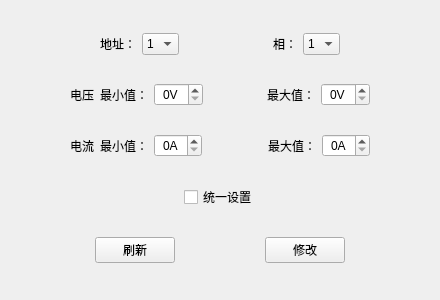
<?xml version="1.0" encoding="UTF-8"?>
<ui version="4.0">
 <class>IN_SetThresholdWid</class>
 <widget class="QWidget" name="IN_SetThresholdWid">
  <property name="geometry">
   <rect>
    <x>0</x>
    <y>0</y>
    <width>440</width>
    <height>300</height>
   </rect>
  </property>
  <property name="windowTitle">
   <string>Form</string>
  </property>
  <layout class="QVBoxLayout" name="verticalLayout">
   <item>
    <layout class="QHBoxLayout" name="horizontalLayout">
     <item>
      <spacer name="horizontalSpacer_6">
       <property name="orientation">
        <enum>Qt::Horizontal</enum>
       </property>
       <property name="sizeHint" stdset="0">
        <size>
         <width>40</width>
         <height>20</height>
        </size>
       </property>
      </spacer>
     </item>
     <item>
      <widget class="QLabel" name="label">
       <property name="text">
        <string>地址：</string>
       </property>
      </widget>
     </item>
     <item>
      <widget class="QComboBox" name="addrBox">
       <item>
        <property name="text">
         <string>1</string>
        </property>
       </item>
       <item>
        <property name="text">
         <string>2</string>
        </property>
       </item>
       <item>
        <property name="text">
         <string>3</string>
        </property>
       </item>
      </widget>
     </item>
     <item>
      <spacer name="horizontalSpacer_7">
       <property name="orientation">
        <enum>Qt::Horizontal</enum>
       </property>
       <property name="sizeHint" stdset="0">
        <size>
         <width>40</width>
         <height>20</height>
        </size>
       </property>
      </spacer>
     </item>
     <item>
      <widget class="QLabel" name="label_2">
       <property name="text">
        <string>相：</string>
       </property>
      </widget>
     </item>
     <item>
      <widget class="QComboBox" name="lineBox">
       <item>
        <property name="text">
         <string>1</string>
        </property>
       </item>
       <item>
        <property name="text">
         <string>2</string>
        </property>
       </item>
       <item>
        <property name="text">
         <string>3</string>
        </property>
       </item>
       <item>
        <property name="text">
         <string>4</string>
        </property>
       </item>
       <item>
        <property name="text">
         <string>5</string>
        </property>
       </item>
       <item>
        <property name="text">
         <string>6</string>
        </property>
       </item>
       <item>
        <property name="text">
         <string>7</string>
        </property>
       </item>
       <item>
        <property name="text">
         <string>8</string>
        </property>
       </item>
       <item>
        <property name="text">
         <string>9</string>
        </property>
       </item>
      </widget>
     </item>
     <item>
      <spacer name="horizontalSpacer_8">
       <property name="orientation">
        <enum>Qt::Horizontal</enum>
       </property>
       <property name="sizeHint" stdset="0">
        <size>
         <width>40</width>
         <height>20</height>
        </size>
       </property>
      </spacer>
     </item>
    </layout>
   </item>
   <item>
    <layout class="QHBoxLayout" name="horizontalLayout_2">
     <item>
      <spacer name="horizontalSpacer_9">
       <property name="orientation">
        <enum>Qt::Horizontal</enum>
       </property>
       <property name="sizeHint" stdset="0">
        <size>
         <width>40</width>
         <height>20</height>
        </size>
       </property>
      </spacer>
     </item>
     <item>
      <widget class="QLabel" name="label_5">
       <property name="text">
        <string>电压</string>
       </property>
      </widget>
     </item>
     <item>
      <widget class="QLabel" name="label_4">
       <property name="text">
        <string>最小值：</string>
       </property>
      </widget>
     </item>
     <item>
      <widget class="QSpinBox" name="volMinBox">
       <property name="alignment">
        <set>Qt::AlignCenter</set>
       </property>
       <property name="suffix">
        <string>V</string>
       </property>
       <property name="prefix">
        <string/>
       </property>
      </widget>
     </item>
     <item>
      <spacer name="horizontalSpacer_10">
       <property name="orientation">
        <enum>Qt::Horizontal</enum>
       </property>
       <property name="sizeHint" stdset="0">
        <size>
         <width>40</width>
         <height>20</height>
        </size>
       </property>
      </spacer>
     </item>
     <item>
      <widget class="QLabel" name="label_3">
       <property name="text">
        <string>最大值：</string>
       </property>
      </widget>
     </item>
     <item>
      <widget class="QSpinBox" name="volMaxBox">
       <property name="alignment">
        <set>Qt::AlignCenter</set>
       </property>
       <property name="suffix">
        <string>V</string>
       </property>
      </widget>
     </item>
     <item>
      <spacer name="horizontalSpacer_11">
       <property name="orientation">
        <enum>Qt::Horizontal</enum>
       </property>
       <property name="sizeHint" stdset="0">
        <size>
         <width>40</width>
         <height>20</height>
        </size>
       </property>
      </spacer>
     </item>
    </layout>
   </item>
   <item>
    <layout class="QHBoxLayout" name="horizontalLayout_3">
     <item>
      <spacer name="horizontalSpacer_12">
       <property name="orientation">
        <enum>Qt::Horizontal</enum>
       </property>
       <property name="sizeHint" stdset="0">
        <size>
         <width>40</width>
         <height>20</height>
        </size>
       </property>
      </spacer>
     </item>
     <item>
      <widget class="QLabel" name="label_6">
       <property name="text">
        <string>电流</string>
       </property>
      </widget>
     </item>
     <item>
      <widget class="QLabel" name="label_8">
       <property name="text">
        <string>最小值：</string>
       </property>
      </widget>
     </item>
     <item>
      <widget class="QSpinBox" name="curMinBox">
       <property name="alignment">
        <set>Qt::AlignCenter</set>
       </property>
       <property name="suffix">
        <string>A</string>
       </property>
       <property name="prefix">
        <string/>
       </property>
      </widget>
     </item>
     <item>
      <spacer name="horizontalSpacer_13">
       <property name="orientation">
        <enum>Qt::Horizontal</enum>
       </property>
       <property name="sizeHint" stdset="0">
        <size>
         <width>40</width>
         <height>20</height>
        </size>
       </property>
      </spacer>
     </item>
     <item>
      <widget class="QLabel" name="label_7">
       <property name="text">
        <string>最大值：</string>
       </property>
      </widget>
     </item>
     <item>
      <widget class="QSpinBox" name="curMaxBox">
       <property name="alignment">
        <set>Qt::AlignCenter</set>
       </property>
       <property name="suffix">
        <string>A</string>
       </property>
      </widget>
     </item>
     <item>
      <spacer name="horizontalSpacer_14">
       <property name="orientation">
        <enum>Qt::Horizontal</enum>
       </property>
       <property name="sizeHint" stdset="0">
        <size>
         <width>40</width>
         <height>20</height>
        </size>
       </property>
      </spacer>
     </item>
    </layout>
   </item>
   <item>
    <layout class="QHBoxLayout" name="horizontalLayout_4">
     <item>
      <spacer name="horizontalSpacer">
       <property name="orientation">
        <enum>Qt::Horizontal</enum>
       </property>
       <property name="sizeHint" stdset="0">
        <size>
         <width>40</width>
         <height>20</height>
        </size>
       </property>
      </spacer>
     </item>
     <item>
      <widget class="QCheckBox" name="checkBox">
       <property name="text">
        <string>统一设置</string>
       </property>
      </widget>
     </item>
     <item>
      <spacer name="horizontalSpacer_2">
       <property name="orientation">
        <enum>Qt::Horizontal</enum>
       </property>
       <property name="sizeHint" stdset="0">
        <size>
         <width>40</width>
         <height>20</height>
        </size>
       </property>
      </spacer>
     </item>
    </layout>
   </item>
   <item>
    <layout class="QHBoxLayout" name="horizontalLayout_5">
     <item>
      <spacer name="horizontalSpacer_3">
       <property name="orientation">
        <enum>Qt::Horizontal</enum>
       </property>
       <property name="sizeHint" stdset="0">
        <size>
         <width>40</width>
         <height>20</height>
        </size>
       </property>
      </spacer>
     </item>
     <item>
      <widget class="QPushButton" name="updateBtn">
       <property name="text">
        <string>刷新</string>
       </property>
      </widget>
     </item>
     <item>
      <spacer name="horizontalSpacer_4">
       <property name="orientation">
        <enum>Qt::Horizontal</enum>
       </property>
       <property name="sizeHint" stdset="0">
        <size>
         <width>40</width>
         <height>20</height>
        </size>
       </property>
      </spacer>
     </item>
     <item>
      <widget class="QPushButton" name="setBtn">
       <property name="text">
        <string>修改</string>
       </property>
      </widget>
     </item>
     <item>
      <spacer name="horizontalSpacer_5">
       <property name="orientation">
        <enum>Qt::Horizontal</enum>
       </property>
       <property name="sizeHint" stdset="0">
        <size>
         <width>40</width>
         <height>20</height>
        </size>
       </property>
      </spacer>
     </item>
    </layout>
   </item>
  </layout>
 </widget>
 <resources/>
 <connections/>
</ui>
